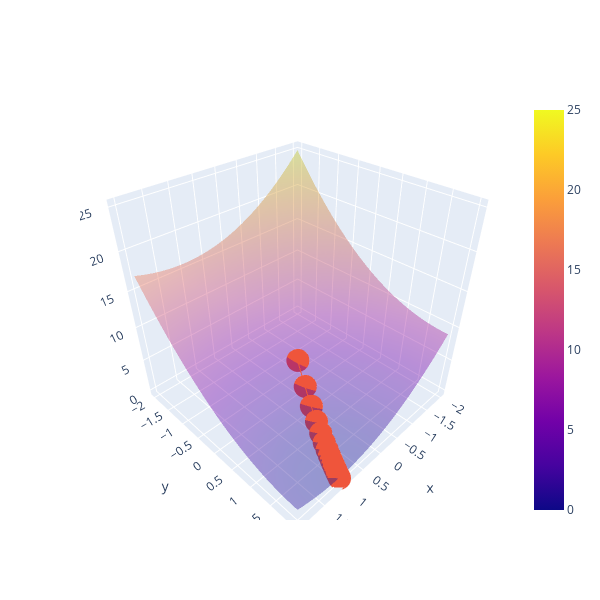

Notebook code for this chart:
### Code cell
x, y = np.linspace(-2,2), np.linspace(-2,2)
xx, yy = np.meshgrid(x,y)
zz = (xx-1)**2+(yy-2)**2

fig = Figure(data = [Surface(x = xx,
                             y = yy,
                             z = zz,
                             opacity = 0.4),
                     Scatter3d(x = x_gd,
                              y = y_gd,
                               z = z_gd)],
             layout = Layout(width = 600,
                             height = 600))
fig.show()
